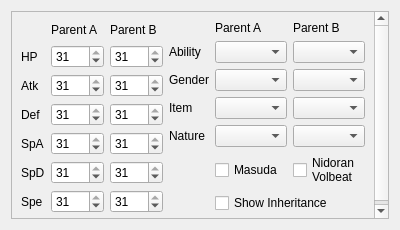
<?xml version="1.0" encoding="UTF-8"?>
<ui version="4.0">
 <class>EggSettings</class>
 <widget class="QWidget" name="EggSettings">
  <property name="geometry">
   <rect>
    <x>0</x>
    <y>0</y>
    <width>400</width>
    <height>230</height>
   </rect>
  </property>
  <property name="windowTitle">
   <string>Form</string>
  </property>
  <layout class="QGridLayout" name="gridLayout">
   <item row="0" column="0">
    <widget class="QScrollArea" name="scrollArea">
     <property name="sizePolicy">
      <sizepolicy hsizetype="Minimum" vsizetype="Expanding">
       <horstretch>0</horstretch>
       <verstretch>0</verstretch>
      </sizepolicy>
     </property>
     <property name="widgetResizable">
      <bool>true</bool>
     </property>
     <widget class="QWidget" name="scrollAreaWidgetContents">
      <property name="geometry">
       <rect>
        <x>0</x>
        <y>0</y>
        <width>380</width>
        <height>210</height>
       </rect>
      </property>
      <layout class="QGridLayout" name="gridLayout_4">
       <item row="0" column="0">
        <layout class="QGridLayout" name="gridLayout_3">
         <item row="0" column="1">
          <widget class="QLabel" name="labelParentAIVs">
           <property name="text">
            <string>Parent A</string>
           </property>
          </widget>
         </item>
         <item row="0" column="2">
          <widget class="QLabel" name="labelParentBIVs">
           <property name="text">
            <string>Parent B</string>
           </property>
          </widget>
         </item>
         <item row="1" column="0">
          <widget class="QLabel" name="labelHP">
           <property name="sizePolicy">
            <sizepolicy hsizetype="Fixed" vsizetype="Preferred">
             <horstretch>0</horstretch>
             <verstretch>0</verstretch>
            </sizepolicy>
           </property>
           <property name="text">
            <string>HP</string>
           </property>
          </widget>
         </item>
         <item row="1" column="1">
          <widget class="QSpinBox" name="spinBoxParentAHP">
           <property name="maximum">
            <number>31</number>
           </property>
           <property name="value">
            <number>31</number>
           </property>
          </widget>
         </item>
         <item row="1" column="2">
          <widget class="QSpinBox" name="spinBoxParentBHP">
           <property name="maximum">
            <number>31</number>
           </property>
           <property name="value">
            <number>31</number>
           </property>
          </widget>
         </item>
         <item row="2" column="0">
          <widget class="QLabel" name="labelAtk">
           <property name="sizePolicy">
            <sizepolicy hsizetype="Fixed" vsizetype="Preferred">
             <horstretch>0</horstretch>
             <verstretch>0</verstretch>
            </sizepolicy>
           </property>
           <property name="text">
            <string>Atk</string>
           </property>
          </widget>
         </item>
         <item row="2" column="1">
          <widget class="QSpinBox" name="spinBoxParentAAtk">
           <property name="maximum">
            <number>31</number>
           </property>
           <property name="value">
            <number>31</number>
           </property>
          </widget>
         </item>
         <item row="2" column="2">
          <widget class="QSpinBox" name="spinBoxParentBAtk">
           <property name="maximum">
            <number>31</number>
           </property>
           <property name="value">
            <number>31</number>
           </property>
          </widget>
         </item>
         <item row="3" column="0">
          <widget class="QLabel" name="labelDef">
           <property name="sizePolicy">
            <sizepolicy hsizetype="Fixed" vsizetype="Preferred">
             <horstretch>0</horstretch>
             <verstretch>0</verstretch>
            </sizepolicy>
           </property>
           <property name="text">
            <string>Def</string>
           </property>
          </widget>
         </item>
         <item row="3" column="1">
          <widget class="QSpinBox" name="spinBoxParentADef">
           <property name="maximum">
            <number>31</number>
           </property>
           <property name="value">
            <number>31</number>
           </property>
          </widget>
         </item>
         <item row="3" column="2">
          <widget class="QSpinBox" name="spinBoxParentBDef">
           <property name="maximum">
            <number>31</number>
           </property>
           <property name="value">
            <number>31</number>
           </property>
          </widget>
         </item>
         <item row="4" column="0">
          <widget class="QLabel" name="labelSpA">
           <property name="sizePolicy">
            <sizepolicy hsizetype="Fixed" vsizetype="Preferred">
             <horstretch>0</horstretch>
             <verstretch>0</verstretch>
            </sizepolicy>
           </property>
           <property name="text">
            <string>SpA</string>
           </property>
          </widget>
         </item>
         <item row="4" column="1">
          <widget class="QSpinBox" name="spinBoxParentASpA">
           <property name="maximum">
            <number>31</number>
           </property>
           <property name="value">
            <number>31</number>
           </property>
          </widget>
         </item>
         <item row="4" column="2">
          <widget class="QSpinBox" name="spinBoxParentBSpA">
           <property name="maximum">
            <number>31</number>
           </property>
           <property name="value">
            <number>31</number>
           </property>
          </widget>
         </item>
         <item row="5" column="0">
          <widget class="QLabel" name="labelSpD">
           <property name="sizePolicy">
            <sizepolicy hsizetype="Fixed" vsizetype="Preferred">
             <horstretch>0</horstretch>
             <verstretch>0</verstretch>
            </sizepolicy>
           </property>
           <property name="text">
            <string>SpD</string>
           </property>
          </widget>
         </item>
         <item row="5" column="1">
          <widget class="QSpinBox" name="spinBoxParentASpD">
           <property name="maximum">
            <number>31</number>
           </property>
           <property name="value">
            <number>31</number>
           </property>
          </widget>
         </item>
         <item row="5" column="2">
          <widget class="QSpinBox" name="spinBoxParentBSpD">
           <property name="maximum">
            <number>31</number>
           </property>
           <property name="value">
            <number>31</number>
           </property>
          </widget>
         </item>
         <item row="6" column="0">
          <widget class="QLabel" name="labelSpe">
           <property name="sizePolicy">
            <sizepolicy hsizetype="Fixed" vsizetype="Preferred">
             <horstretch>0</horstretch>
             <verstretch>0</verstretch>
            </sizepolicy>
           </property>
           <property name="text">
            <string>Spe</string>
           </property>
          </widget>
         </item>
         <item row="6" column="1">
          <widget class="QSpinBox" name="spinBoxParentASpe">
           <property name="maximum">
            <number>31</number>
           </property>
           <property name="value">
            <number>31</number>
           </property>
          </widget>
         </item>
         <item row="6" column="2">
          <widget class="QSpinBox" name="spinBoxParentBSpe">
           <property name="maximum">
            <number>31</number>
           </property>
           <property name="value">
            <number>31</number>
           </property>
          </widget>
         </item>
        </layout>
       </item>
       <item row="0" column="1">
        <layout class="QGridLayout" name="gridLayout_2">
         <item row="0" column="1">
          <widget class="QLabel" name="labelParentA">
           <property name="sizePolicy">
            <sizepolicy hsizetype="Preferred" vsizetype="Fixed">
             <horstretch>0</horstretch>
             <verstretch>0</verstretch>
            </sizepolicy>
           </property>
           <property name="text">
            <string>Parent A</string>
           </property>
          </widget>
         </item>
         <item row="0" column="2">
          <widget class="QLabel" name="labelParentB">
           <property name="sizePolicy">
            <sizepolicy hsizetype="Preferred" vsizetype="Fixed">
             <horstretch>0</horstretch>
             <verstretch>0</verstretch>
            </sizepolicy>
           </property>
           <property name="text">
            <string>Parent B</string>
           </property>
          </widget>
         </item>
         <item row="1" column="0">
          <widget class="QLabel" name="labelAbility">
           <property name="sizePolicy">
            <sizepolicy hsizetype="Fixed" vsizetype="Preferred">
             <horstretch>0</horstretch>
             <verstretch>0</verstretch>
            </sizepolicy>
           </property>
           <property name="text">
            <string>Ability</string>
           </property>
          </widget>
         </item>
         <item row="1" column="1">
          <widget class="QComboBox" name="comboBoxParentAAbility"/>
         </item>
         <item row="1" column="2">
          <widget class="QComboBox" name="comboBoxParentBAbility"/>
         </item>
         <item row="2" column="0">
          <widget class="QLabel" name="labelGender">
           <property name="sizePolicy">
            <sizepolicy hsizetype="Fixed" vsizetype="Preferred">
             <horstretch>0</horstretch>
             <verstretch>0</verstretch>
            </sizepolicy>
           </property>
           <property name="text">
            <string>Gender</string>
           </property>
          </widget>
         </item>
         <item row="2" column="1">
          <widget class="QComboBox" name="comboBoxParentAGender"/>
         </item>
         <item row="2" column="2">
          <widget class="QComboBox" name="comboBoxParentBGender"/>
         </item>
         <item row="3" column="0">
          <widget class="QLabel" name="labelItem">
           <property name="sizePolicy">
            <sizepolicy hsizetype="Fixed" vsizetype="Preferred">
             <horstretch>0</horstretch>
             <verstretch>0</verstretch>
            </sizepolicy>
           </property>
           <property name="text">
            <string>Item</string>
           </property>
          </widget>
         </item>
         <item row="3" column="1">
          <widget class="QComboBox" name="comboBoxParentAItem"/>
         </item>
         <item row="3" column="2">
          <widget class="QComboBox" name="comboBoxParentBItem"/>
         </item>
         <item row="4" column="0">
          <widget class="QLabel" name="labelNature">
           <property name="sizePolicy">
            <sizepolicy hsizetype="Fixed" vsizetype="Preferred">
             <horstretch>0</horstretch>
             <verstretch>0</verstretch>
            </sizepolicy>
           </property>
           <property name="text">
            <string>Nature</string>
           </property>
          </widget>
         </item>
         <item row="4" column="1">
          <widget class="QComboBox" name="comboBoxParentANature"/>
         </item>
         <item row="4" column="2">
          <widget class="QComboBox" name="comboBoxParentBNature"/>
         </item>
         <item row="5" column="1">
          <widget class="QCheckBox" name="checkBoxMasuda">
           <property name="text">
            <string>Masuda</string>
           </property>
          </widget>
         </item>
         <item row="5" column="2">
          <widget class="QCheckBox" name="checkBoxNidoranVolbeat">
           <property name="text">
            <string>Nidoran
Volbeat</string>
           </property>
          </widget>
         </item>
         <item row="6" column="1" colspan="2">
          <widget class="QCheckBox" name="checkBoxShowInheritance">
           <property name="text">
            <string>Show Inheritance</string>
           </property>
          </widget>
         </item>
        </layout>
       </item>
      </layout>
     </widget>
    </widget>
   </item>
  </layout>
 </widget>
 <resources/>
 <connections/>
</ui>
